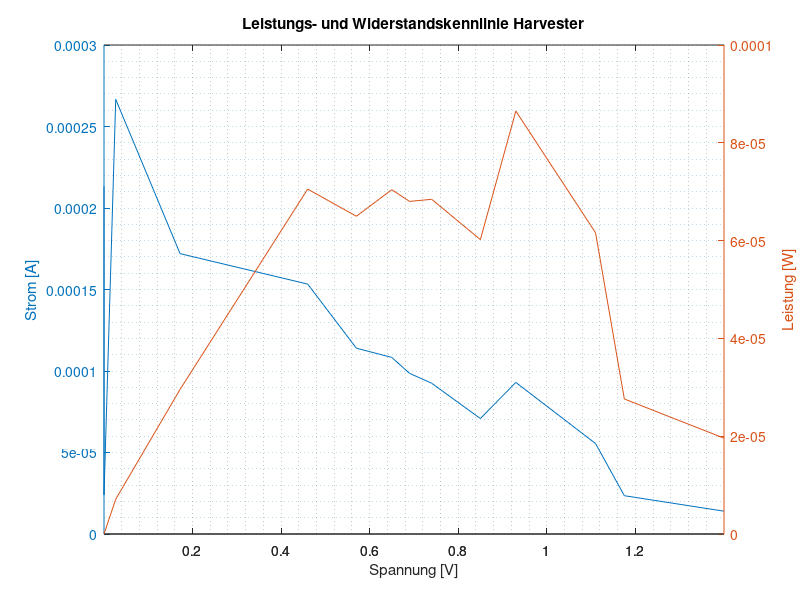

Recreate this plot in MATLAB.
clc, clear all;

%R = [1,         10,    100,       1e3,    10e3,  100e3];
%I = [213.33e-6, 24e-6, 266.66e-6, 172e-6, 93e-6, 14e-6];
%R = [1,         10,    100,       1e3,    5e3,    8e3,     12e3,     10e3,  20e3,    50e3,    100e3];
%I = [213.33e-6, 24e-6, 266.66e-6, 172e-6, 114e-6, 92.5e-6, 70.83e-6, 93e-6, 55.5e-6, 23.5e-6, 14e-6];
R = [1,         10,    100,       1e3,    3e3,       5e3,    6e3,       7e3,      8e3,     12e3,     10e3,  20e3,    50e3,    100e3];
I = [213.33e-6, 24e-6, 266.66e-6, 172e-6, 153.33e-6, 114e-6, 108.33e-6, 98.57e-6, 92.5e-6, 70.83e-6, 93e-6, 55.5e-6, 23.5e-6, 14e-6];
P = I.^2 .* R;
U = R .* I;

figure(1)
[hAx,hLine1,hLine2] = plotyy(U, I, U, P);
grid minor;
title('Leistungs- und Widerstandskennlinie Harvester');
xlabel('Spannung [V]');
ylabel(hAx(1),'Strom [A]');
ylabel(hAx(2),'Leistung [W]');